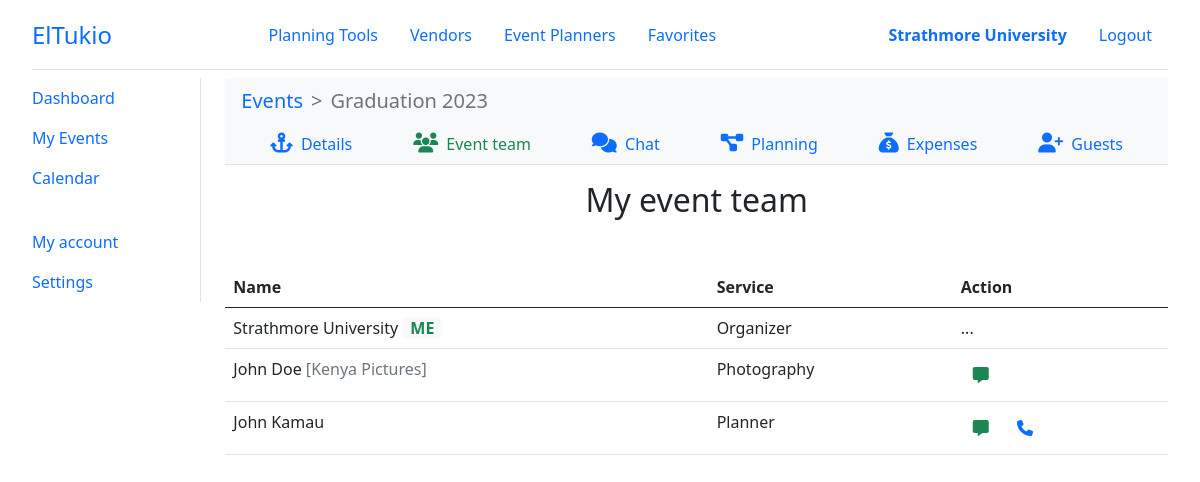
Page /organizer/events/1/team/ (signed in) on the committed database.
### el_tukio/models.py (models this page shows, shortened)
class User(AbstractUser):
    class UserType(models.IntegerChoices):
        ORGANIZER = 0, _('Organizer')
        PLANNER = 1, _('Planner')
        VENDOR = 3, _('Vendor')
        __empty__ = _('(Unkown)')
    user_type = models.SmallIntegerField(blank=True, null=True, choices=UserType.choices)
    phone_number = PhoneNumberField(blank=True, null=True, unique=True)
    profile = models.ImageField(default='default.png', upload_to='profile_pics')
    @property
    def is_organizer(self):
        return self.user_type == self.UserType.ORGANIZER
    @property
    def is_planner(self):
        return self.user_type == self.UserType.PLANNER
    @property
    def is_vendor(self):
        return self.user_type == self.UserType.VENDOR
    @property
    def full_name(self):
        return f'{self.first_name} {self.last_name}'
    class Meta:
        ordering = ['last_name', 'first_name']

class Event(models.Model):
    organizer = models.ForeignKey(Organizer, on_delete=CASCADE)
    event_name = models.CharField(max_length=100)
    event_date = models.DateField(help_text='When will this event be held?')
    event_budget = models.FloatField(help_text='What  is the budget for this event?')
    event_location = models.CharField(max_length=100, null=True, blank=True)
    guest_size = models.IntegerField(help_text='Expected number of guests at the event?')
    planners = models.ManyToManyField(Planner)
    vendors = models.ManyToManyField(Vendor)

class Vendor(models.Model):
    user = models.OneToOneField(User, on_delete=CASCADE, primary_key=True)
    business_name = models.CharField(max_length=100)
    category = models.ForeignKey(VendorCategory, on_delete=SET_NULL, null=True, blank=True, help_text='Select a category for your business.')
    description = models.TextField(max_length=5000, help_text='Brief description of your business')
    services_offered = models.TextField(max_length=5000, help_text='List the particular services your business offers')
    city = models.CharField(max_length=100, help_text='City in which your business is located')
    location = models.CharField(max_length=200, help_text='EG: Ole Sangale Rd, Madaraka')  # street code
    open_hours = models.CharField(max_length=500, default='24/7', help_text='Business service (working) times')
    up_for_business = models.BooleanField(default=True, help_text='Ready to take business at the moment?')

class VendorCategory(models.Model):
    name = models.CharField( max_length=200, help_text='Select a category (EG: Venues)')
    def __str__(self):
        return self.name

### el_tukio/utils/decorators.py (the view)
    def wrapper_func(request, *args, **kwargs):
        if request.user.is_authenticated and request.user.is_organizer:
            return view_func(request, *args, **kwargs)
        else:
            error_msg = 'Unauthorised action. You must be an event organizer to access this page!'
            return HttpResponse(error_msg)

### el_tukio/views/organizer.py (called while the page is built)
@organizer_required
def event_team(request, event_id):
    event = Event.objects.get(id=event_id)
    team_ids = Contract.objects.filter(event_id=event_id, status=Contract.Status.ACCEPTED).values_list('contractee_id')
    team = User.objects.filter(id__in=team_ids)
    context = {
        'team': team,
        'event': event,
        'active': 'team'
    }
    return render(request, 'organizer/event-team.html', context)

### templates/organizer/event-team.html
{% extends 'layouts/dashboard.html' %}
{% block content %}
{% include 'components/nav-event.html' %}
<h2 class="mb-5">My event team</h2>
<table class="table text-start">
    <thead>
        <tr>
            <th>Name</th>
            <th>Service</th>
            <th>Action</th>
        </tr>
    </thead>
    <tbody>
        <tr>
            <td>{{ user.full_name }} <span class="bg-light text-success fw-bold rounded px-2">ME</span></td>
            <td>{{ user.get_user_type_display }}</td>
            <td>...</td>
        </tr>
        {% for member in team %}
        <tr>
            <td>
                {{ member.full_name }}
                {% if member.is_vendor %}
                <span class="text-muted">[{{ member.vendor.business_name }}]</span>
                {% endif %}
            </td>
            <td>
                {% if member.is_planner %}
                {{ member.get_user_type_display }}
                {% else %}
                {{ member.vendor.category }}
                {% endif %}
            </td>
            <td>
                <a href="#" class="btn btn-outline-success border-0">
                    <i class="fa-solid fa-message"></i>
                </a>
                {% if member.phone_number %}
                <a href="tel:+{{ member.phone_number }}" class="btn btn-outline-primary border-0">
                    <i class="fa-solid fa-phone"></i>
                </a>
                {% endif %}
            </td>
        </tr>
        {% endfor %}
    </tbody>
</table>
{% endblock content %}

### templates/components/header.html
<header class="header border-bottom d-flex align-items-center justify-content-between mb-2" id="header">
    <a href="{% url 'home' %}" class="logo">ElTukio</a>
    <nav class="nav-main d-flex align-items-center">
        <a href="#" class="nav-link">Planning Tools</a>
        <a href="{% url 'vendors' %}" class="nav-link">Vendors</a>
        <a href="{% url 'planners' %}" class="nav-link">Event Planners</a>
        {% if user.is_organizer or user.is_planner %}
        <a href="{% url 'bookmarks' user_type=user.get_user_type_display.lower %}" class="nav-link">Favorites</a>
        {% endif %}
    </nav>
    <nav class="nav-profile d-flex align-items-center">
        {% if user.is_authenticated %}
        {% if user.is_vendor %}
        <a class="nav-link fw-bold" href="{% url 'vendor-dashboard' %}">{{ user.vendor.business_name }}</a>
        {% elif user.is_planner %}
        <a class="nav-link fw-bold" href="{% url 'planner-dashboard' %}">{{ user.full_name }}</a>
        {% elif user.is_organizer %}
        <a class="nav-link fw-bold" href="{% url 'organizer-dashboard' %}">{{ user.full_name }}</a>
        {% endif %}
        <a class="nav-link" href="{% url 'logout' %}">Logout</a>
        {% else %}
        <a class="nav-link" href="{% url 'login' %}">Login</a>
        <a class="nav-link" href="{% url 'register' %}">Register</a>
        {% endif %}
    </nav>
</header>

### templates/components/nav-event.html
<nav style="--bs-breadcrumb-divider: '>';" aria-label="breadcrumb" class="bg-light px-3 py-2">
    <ol class="breadcrumb m-0 fs-5">
        <li class="breadcrumb-item"><a href="{% url 'organizer-events' %}">Events</a></li>
        <li class="breadcrumb-item active" aria-current="page">{{ event.event_name }}</li>
    </ol>
</nav>
<nav class="nav-secondary d-flex justify-content-evenly border-bottom bg-light mb-3">
    <a href="{% url 'organizer-event-details' event.id %}"
        class="nav-link {% if active == 'details' %}text-success{% endif %}">
        <i class="fs-5 fa-solid fa-anchor"></i>
        <span class="ms-1">Details</span>
    </a>
    <a href="{% url 'organizer-event-team' event.id %}"
        class="nav-link {% if active == 'team' %}text-success{% endif %}">
        <i class="fs-5 fa-solid fa-users"></i>
        <span class="ms-1">Event team</span>
    </a>
    <a href="#" class="nav-link">
        <i class="fs-5 fa-solid fa-comments"></i>
        <span class="ms-1">Chat</span>
    </a>
    <a href="{% url 'organizer-event-tasks' event.id %}" class="nav-link {% if active == 'plan' %}text-success{% endif %}">
        <i class="fs-5 fa-solid fa-diagram-project"></i>
        <span class="ms-1">Planning</span>
    </a>
    <a href="{% url 'organizer-event-expenses' event.id %}" class="nav-link {% if active == 'expenses' %}text-success{% endif %}">
        <i class="fs-5 fa-solid fa-sack-dollar"></i>
        <span class="ms-1">Expenses</span>
    </a>
    <a href="#" class="nav-link {% if active == 'guests' %}text-success{% endif %}">
        <i class="fs-5 fa-solid fa-user-plus"></i>
        <span class="ms-1">Guests</span>
    </a>
</nav>

### static/css/main.css (style rules this page uses)
:root { --tk-dim-header: 70px; }
body { padding: 0 2rem 4rem; text-align: center; }
a { text-decoration: none; cursor: pointer; }
.header { height: var(--tk-dim-header); }
.logo { font-size: 1.5rem; }

### rows in the picture
User: full_name "Strathmore University", user_type "Organizer"
Event: event_name "Graduation 2023"
User: full_name "John Doe", vendor.business_name "Kenya Pictures", vendor.category "Photography"
User: full_name "John Kamau", user_type "Planner"
